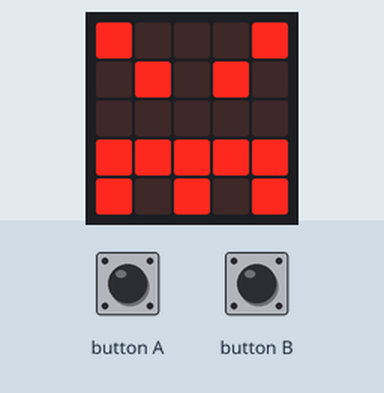
Recording of a program running on a simulated BBC micro:bit running MicroPython. Shown: the board's 5×5 LED display. The inputs (shaded band) are chosen by the test bench.

Above: at 1.2 s.
1.3 s: button A pressed for 0.15 s
At 1.6 s:
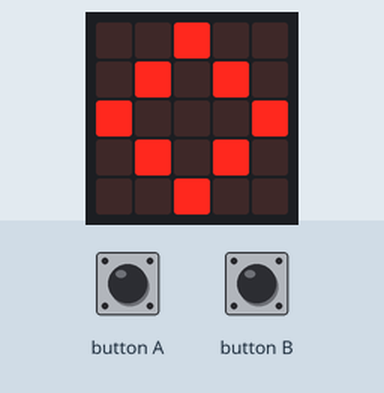
3.8 s: button B pressed for 0.15 s
At 4.6 s:
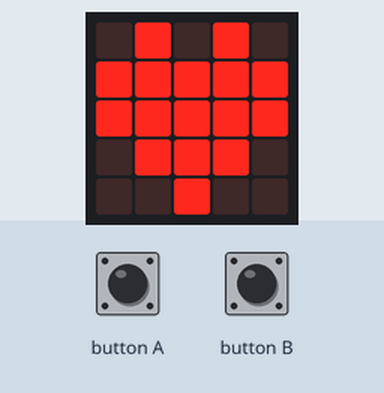
6.3 s: button B pressed for 3.2 s
11.8 s: button A pressed for 3.2 s
At 13.2 s:
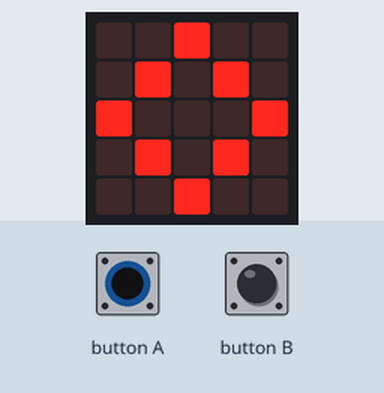
Timing chart, 0 to 14.8 s (numbered marks = the images above; inputs shaded):
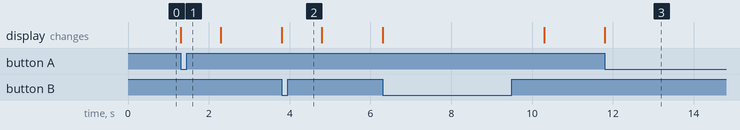

Measured:
- after the input at 1.3 s, the display: changes at once (image 1)
- after the input at 3.8 s, the display: changes at once (image 2)
- after the input at 11.8 s, the display: changes at once (image 3)

The program:

Ej3.py
```python
# Imports go at the top
from microbit import *


while True:
    if button_a.is_pressed():
        display.show(Image.DIAMOND)
        sleep(1000)
    elif button_b.is_pressed():
        display.show(Image.HEART)
        sleep(1000)
    else:
        display.show(Image.ANGRY)
```
